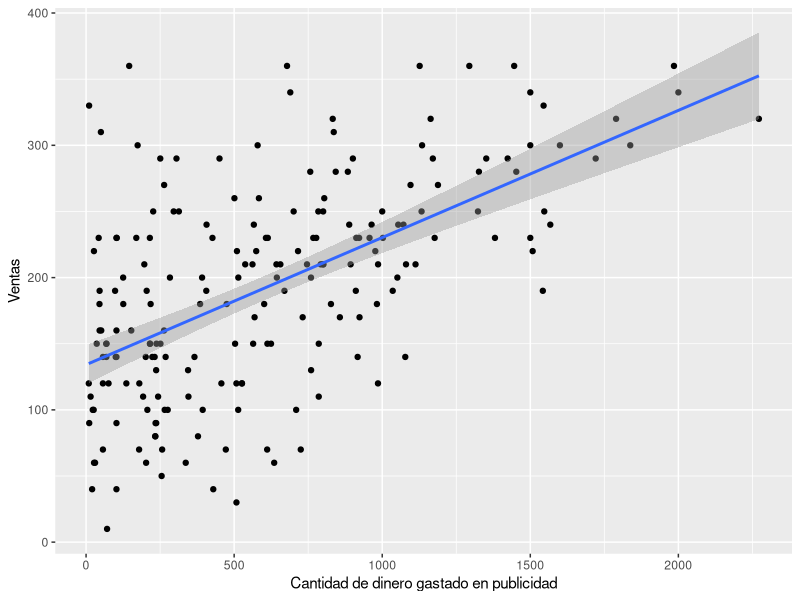

Write the R code that produced this figure.
## ---- chunk 1
setwd("C:/Users/Usuario/Documents/JoseLuis/UTalca_2018/Estadistica_Bookdown/estadistica")

library(ggplot2)
library(car)
## ---- chunk 2
album1 <- read.csv("data/datos_ventas_de_discos_1.csv", header = TRUE) # load data
head(album1)
## ---- chunk 3
ggplot(album1,
       aes(publicidad, ventas)) +
  geom_point() +
  geom_smooth(method = "lm") +
  labs(x="Cantidad de dinero gastado en publicidad",
       y="Ventas")
## ---- chunk 4
m_album <- lm(ventas ~ publicidad, data = album1)
summary(m_album)
